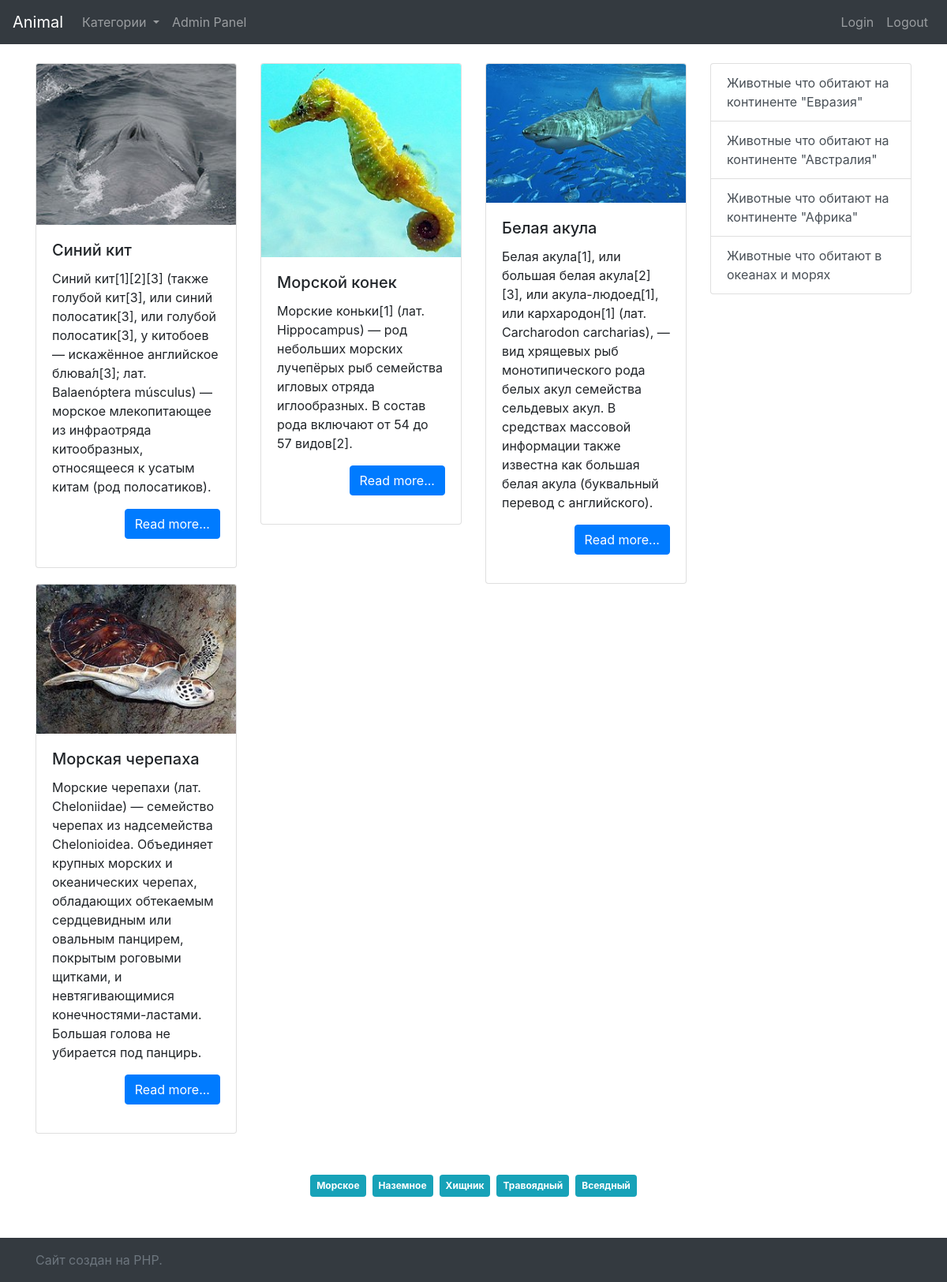
/tag/Морское, run on the app's committed database.
### tables this page shows
CREATE TABLE `info` (
  `id` int(11) NOT NULL,
  `title` varchar(255) NOT NULL,
  `category` int(11) NOT NULL,
  `descr_min` text NOT NULL,
  `description` text NOT NULL,
  `image` varchar(500) DEFAULT NULL
);

CREATE TABLE `category` (
  `id` int(11) NOT NULL,
  `category` varchar(250) NOT NULL,
  `slug` varchar(255) NOT NULL,
  `image` text NOT NULL,
  `description` text NOT NULL
);

### core/function.php (called while the page is built, shortened)
<?php
function getAllTags($conn){
    $sql = "SELECT DISTINCT(tag) FROM tag";
    $result = mysqli_query($conn, $sql);
    $arr = array();
    if (mysqli_num_rows($result) > 0) {
    while($row = mysqli_fetch_assoc($result)) {
        $arr[] = $row['tag'];
        }
    }
    return $arr;
}
function getPostFromTag($conn){
    $sql = "SELECT post FROM tag WHERE tag='{$_GET['tag']}'";
    $result = mysqli_query($conn, $sql);
    $arr = array();
    if (mysqli_num_rows($result) > 0) {
    while($row = mysqli_fetch_assoc($result)) {
        $arr[] = $row['post'];
        }
    }
    $sql = "SELECT * FROM info WHERE id in (".(join(",",$arr)).")";
    $result = mysqli_query($conn, $sql);
    $arr = array();
    if (mysqli_num_rows($result) > 0) {
    while($row = mysqli_fetch_assoc($result)) {
        $arr[] = $row;
        }
    }
    return $arr;
}
function getAllCatInfo($conn){
    $sql = "SELECT * FROM category";
    $result = mysqli_query($conn, $sql);
    $arr = array();
    if (mysqli_num_rows($result) > 0) {
        while($row = mysqli_fetch_assoc($result)) {
            $arr[] = $row;
        }
    }
    return $arr;
}

### tag.php (the view, shortened to what this page needs)
<?php
    require_once ('template/header.php');
    require_once "core/function.php";
    $conn = connect();
    $tag = getAllTags($conn);
    $data = getPostFromTag($conn);
    $cat = getAllCatInfo($conn);
?>
<div class="container">
    <div class="row">
        <div class="col-lg-9">
            <div class="row">
                <?php
                    $out = "";
                    for($i =0; $i<count($data);$i++){
                        $out .= "<div class='col-lg-4 col-md-6'>";
                        $out .= "<div class='card'>";
                        $out .= "<img src='/images/{$data[$i]['image']}' class='card-img-top'>";
                        $out .= "<div class='card-body'>";
                        $out .= "<h5 class='card-title'>{$data[$i]['title']}</h5>";
                        $out .= "<p class='card-text'>{$data[$i]['descr_min']}</p>";
                        $out .= '<p class="text-right"><a href="/article/'.$data[$i]['id'].'" class="btn btn-primary">Read more...</a></p>';
                        $out .= "</div>";
                        $out .= "</div>";
                        $out .= "</div>";
                    }
                    echo $out;
                ?>
            </div>
        </div>
        <div class="col-lg-3">
            <?php
                    require_once ('template/nav.php');
                ?>
        </div>
    </div>
    <div class="container">
        <div class="row">
            <div class="col-lg-12 text-center mt-5">
                <?php
                        for($i=0;$i<count($tag);$i++){
                            echo "<a  class='badge badge-info p-2 m-1' href='/tag/{$tag[$i]}'>{$tag[$i]}</a>";
                        }
                    ?>
            </div>
        </div>
    </div>
</div>
<?php
    require_once ('template/footer.php');
?>

### template/nav.php
<?php
    $out = "<div class='list-group'>";
    for($i = 0; $i<count($cat);$i++){
        $out .= '<a href="/cat/'.$cat[$i]['id'].'" class="list-group-item list-group-item-action">'.$cat[$i]['description'].'</a>';
    }
    $out .= "</div>";
    echo $out;
?>

### css/style.css (style rules this page uses)
html, body { height: 100%; }

### data on the page
info: image (picture), title "Синий кит", descr_min "Синий кит[1][2][3] (также голубой кит[3], или синий полосатик[3], или голубой полосатик[3], у китобоев — искажённое английское блюва́л[3]; лат. Balaenóptera músculus) — морское млекопитающее из инфраотряда китообразных, относящееся к усатым китам (род полосатиков)."
info: image (picture), title "Морской конек", descr_min "Морские коньки[1] (лат. Hippocampus) — род небольших морских лучепёрых рыб семейства игловых отряда иглообразных. В состав рода включают от 54 до 57 видов[2]."
info: image (picture), title "Белая акула", descr_min "Белая акула[1], или большая белая акула[2][3], или акула-людоед[1], или кархародон[1] (лат. Carcharodon carcharias), — вид хрящевых рыб монотипического рода белых акул семейства сельдевых акул. В средствах массовой информации также известна как большая белая акула (буквальный перевод с английского)."
info: image (picture), title "Морская черепаха", descr_min "Морские черепахи (лат. Cheloniidae) — семейство черепах из надсемейства Chelonioidea. Объединяет крупных морских и океанических черепах, обладающих обтекаемым сердцевидным или овальным панцирем, покрытым роговыми щитками, и невтягивающимися конечностями-ластами. Большая голова не убирается под панцирь."
category: description "Животные что обитают на континенте \"Евразия\""
category: description "Животные что обитают на континенте \"Австралия\""
category: description "Животные что обитают на континенте \"Африка\""
category: description "Животные что обитают в океанах и морях"

### other printed values
$tag[$i] "Морское"
$tag[$i] "Наземное"
$tag[$i] "Хищник"
$tag[$i] "Травоядный"
$tag[$i] "Всеядный"
